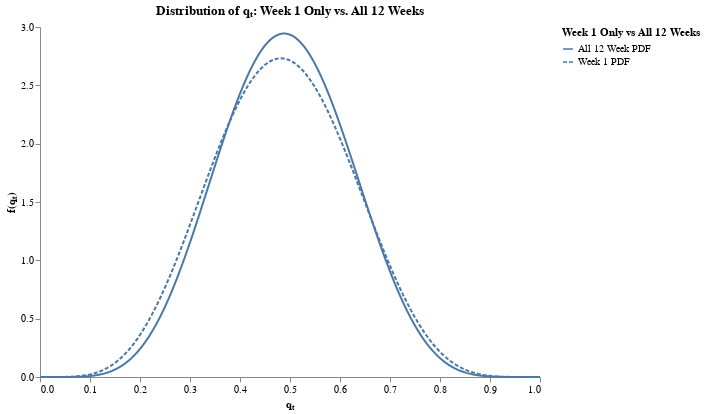

Notebook cell for this chart:
### Code cell
qt_dist = pl.DataFrame({'qT': qt, 'Week 1 PDF': y_w1, 'All 12 Week PDF': y_w12})
qt_dist = qt_dist.unpivot(on=['Week 1 PDF', 'All 12 Week PDF'], index='qT', variable_name='Week 1 Only vs All 12 Weeks', value_name='PDF')

(
    alt.Chart(qt_dist).mark_line()
    .encode(x=alt.X('qT', title='qₜ'), 
            y=alt.Y('PDF', title='f(qₜ)'), 
            strokeDash='Week 1 Only vs All 12 Weeks:N')
    .properties(
            width=500,
            height=350,
            title='Distribution of qₜ: Week 1 Only vs. All 12 Weeks'
        ).configure_view(stroke=None).configure_axisY(grid=False).configure_axisX(grid=False)         
)

### Figure 1 — Vega-Lite specification as saved in the notebook (floating-point values rounded to 4 significant figures; data arrays with more than 128 entries replaced by an {"elided": "..."} marker saying what was removed)
{"$schema": "https://vega.github.io/schema/vega-lite/v5.20.1.json", "config": {"axisX": {"grid": false}, "axisY": {"grid": false}, "view": {"continuousHeight": 300, "continuousWidth": 300, "stroke": null}}, "data": {"name": "data-d8c2d64f2c5339c13fd90720213dbd58"}, "datasets": {"data-d8c2d64f2c5339c13fd90720213dbd58": {"elided": "600 records"}}, "encoding": {"strokeDash": {"field": "Week 1 Only vs All 12 Weeks", "type": "nominal"}, "x": {"field": "qT", "title": "qₜ", "type": "quantitative"}, "y": {"field": "PDF", "title": "f(qₜ)", "type": "quantitative"}}, "height": 350, "mark": {"type": "line"}, "title": "Distribution of qₜ: Week 1 Only vs. All 12 Weeks", "width": 500}
